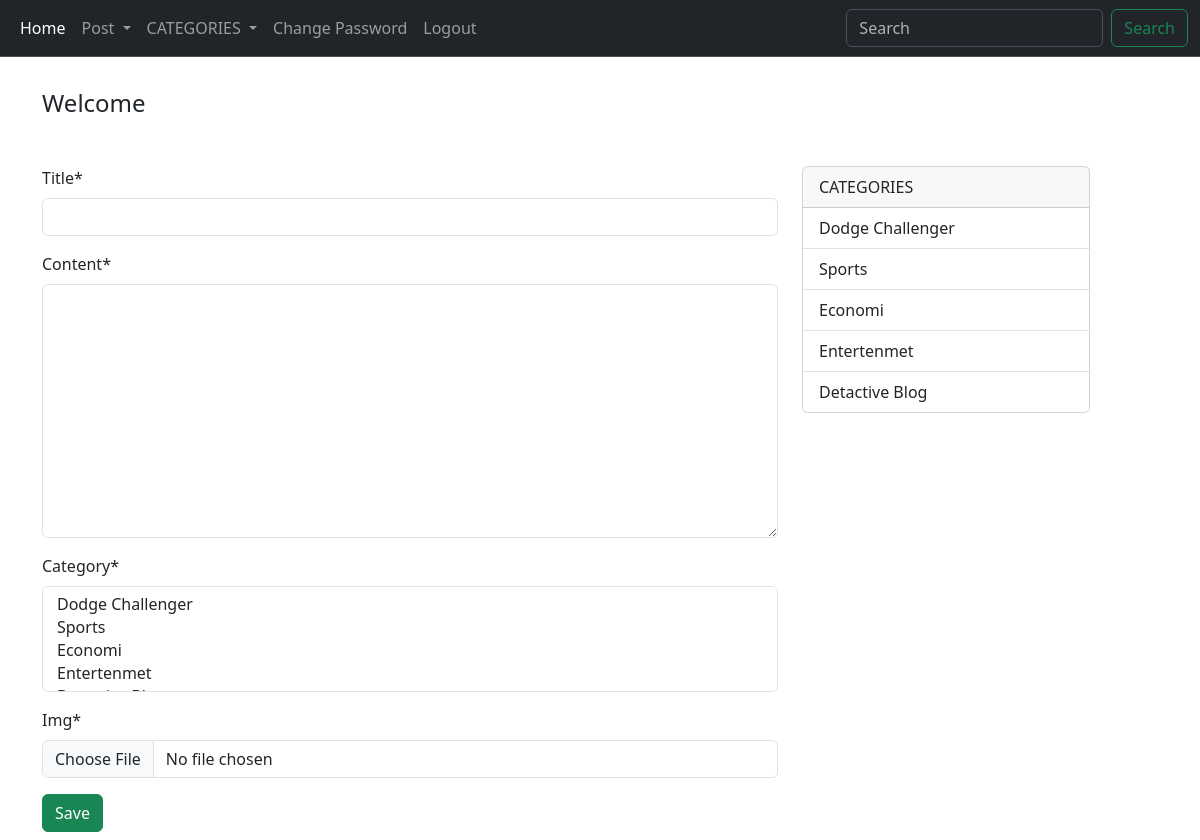
/blog/post-Create/, run on the app's committed database.
### blog/models.py (models this page shows)
class Category(models.Model):
    name = models.CharField(max_length=50,unique=True)
    class Meta:
        verbose_name_plural = 'categories'
    def __str__(self):
        return self.name

### blog/views.py (the view)
# urls.py: path('post-Create/',PostCreate,name='PostCreate'),
def PostCreate(request):
    if request.method=='POST':
        form = PostCreateForm(request.POST , request.FILES)
        if form.is_valid():
            newpost = form.save(commit=False)
            newpost.slug= slugify(newpost.title)
            newpost.save()
            form.save_m2m()
            return redirect('postList')
    else:
        form = PostCreateForm()
    return render(request,'blog/post_create.html',{'form':form})

### blog/forms.py
class PostCreateForm(forms.ModelForm):
    class Meta:
        model = Post
        fields = ('title', 'content', 'category', 'img', 'tags')
        widgets = {
            'tags': TagWidget(attrs={'data-role': 'tagsinput', 'class': 'form-control'}),
        }

### blog/context_processors.py (called while the page is built)
def extrect(request):
    items = Category.objects.all()
    return {'items':items}

### templates/blog/post_create.html (shortened to what this page needs)
{% extends "../base.html" %}
{% load crispy_forms_tags %}
{% block body %}
<div class="container my-2">
    <div class="row">
        <div class="col-md-8 ">
            <form method="post" enctype="multipart/form-data">
                {{form |crispy }}
                <div>
                    <button type="submit" class="btn btn-success" >Save</button>
                </div>
            </form>
        </div>
        <div class="col-md-4">
          <div class="card" style="width: 18rem">
            <div class="card-header">CATEGORIES</div>
            <ul class="list-group list-group-flush">
                {% for category in items %}
                <li class="list-group-item">{{category.name}}</li>
                {% endfor %}
            </ul>
          </div>
        </div>
    </div>
</div>
{% endblock body %}

### data on the page
Category: name "Dodge Challenger"
Category: name "Sports"
Category: name "Economi"
Category: name "Entertenmet"
Category: name "Detactive Blog"
